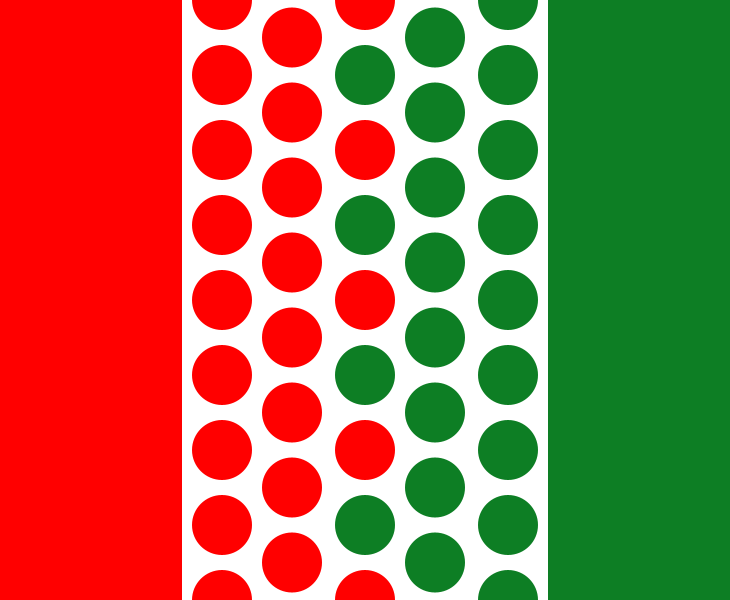
Frame 1 (no input)
Frame 60 (the mouse pressed at the canvas centre just before this capture): identical to frame 1, image omitted
Frame 120 (the mouse held since frame 60 and released just before this capture): identical to frame 1, image omitted

The Processing sketch that drew this single still picture (run headless with seeded random() and noise(); from frame 60 on, the mouse is pressed at the canvas centre):

// Processing sketch: build
// ── build.pde
//Inspired by: Bertram Binning Merging Sides 1967/8
void setup() {
	size(730, 600);
	noStroke();
}
void draw() {
	background(255);
	fill(255, 0, 0);
	rect(0, 0, width / 4, height);
	for (int i = 0; i < 9; i++) {
		ellipseMode(CENTER);
		circle(width / 4 + 40, i * height / 8, 60);
	}
	for (float i = .5; i < 8; i++) {
		ellipseMode(CENTER);
		circle(width / 4 + 110, i * height / 8, 60);
	}
	for (int i = 0; i < 9; i++) {
		if (i % 2 == 0) {fill(255, 0, 0);} else {fill(#0D7E24);};
		ellipseMode(CENTER);
		circle(width / 2, i * height / 8, 60);
	}
	for (float i = .5; i < 8; i++) {
		fill(#0D7E24);
		ellipseMode(CENTER);
		circle(width / 2 + 70, i * height / 8, 60);
	}
	for (int i = 0; i < 9; i++) {
		fill(#0D7E24);
		ellipseMode(CENTER);
		circle(width - width / 4 - 40, i * height / 8, 60);
	}
	fill(#0D7E24);
	translate(width - width / 4, 0);
	rect(0, 0, width / 4, height);
}
